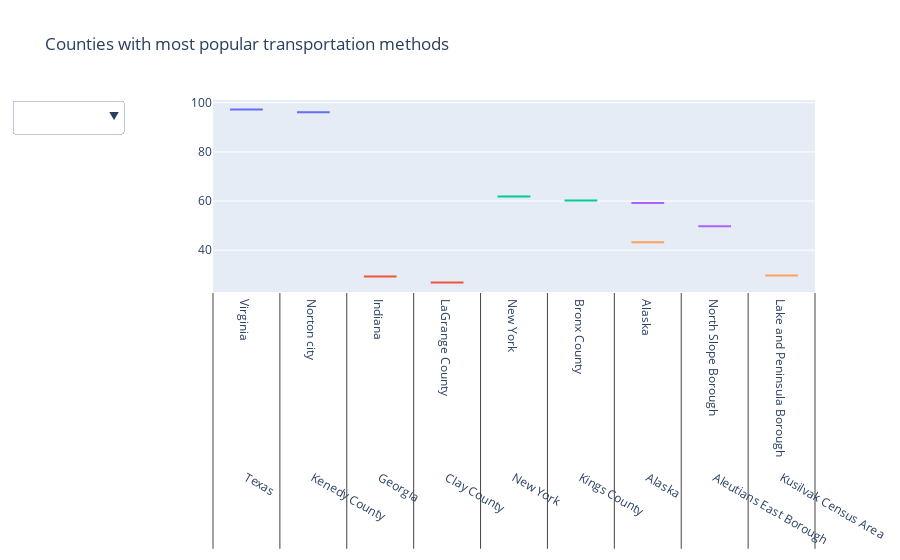
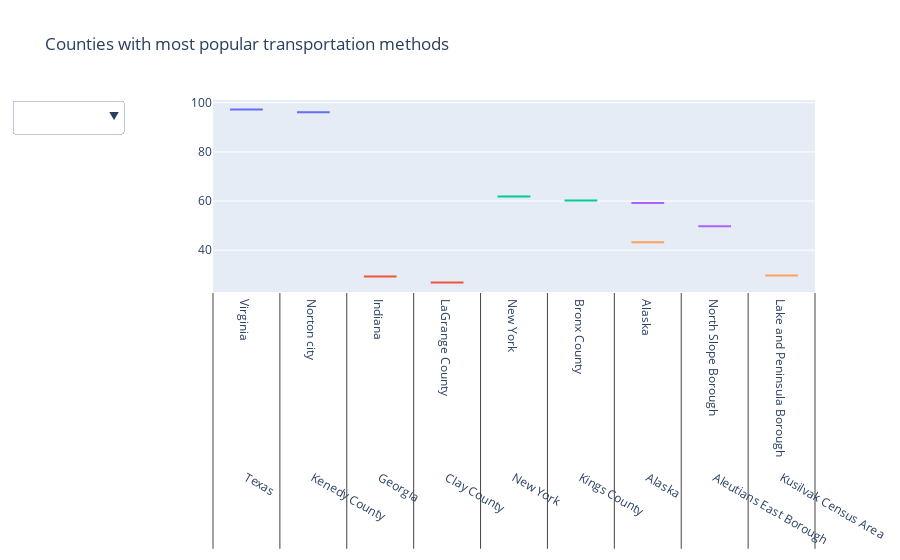

Notebook code for these charts, in order:
### Code cell
for i in fig:
    iplot(fig)

### Figure 1 — Plotly figure (JSON) as saved in the notebook; plotly's stock layout.template omitted (floating-point values rounded to 4 significant figures)
{"data": [{"showlegend": false, "type": "box", "x": [["Texas", "Kenedy County"], ["Virginia", "Norton city"], ["Puerto Rico", "Lajas Municipio"], ["Mississippi", "Issaquena County"], ["Georgia", "Webster County"], ["Puerto Rico", "Lares Municipio"], ["Mississippi", "Carroll County"], ["Puerto Rico", "Hatillo Municipio"], ["Puerto Rico", "Vega Baja Municipio"], ["North Carolina", "Camden County"]], "y": [97.2, 96.1, 94.2, 93.4, 92.8, 92.6, 92.6, 92.4, 92, 91.9]}, {"showlegend": false, "type": "box", "x": [["Georgia", "Clay County"], ["Indiana", "LaGrange County"], ["Texas", "Menard County"], ["Georgia", "Randolph County"], ["Texas", "Cochran County"], ["Texas", "Garza County"], ["Texas", "Zapata County"], ["Arkansas", "Sevier County"], ["Nevada", "Lander County"], ["Texas", "San Saba County"]], "y": [29.3, 26.9, 25.4, 25.1, 24.3, 23.8, 23.8, 23.5, 22.8, 22.5]}, {"showlegend": false, "type": "box", "x": [["New York", "Kings County"], ["New York", "Bronx County"], ["New York", "New York County"], ["New York", "Queens County"], ["New Jersey", "Hudson County"], ["District of Columbia", "District of Columbia"], ["California", "San Francisco County"], ["Massachusetts", "Suffolk County"], ["New York", "Richmond County"], ["Virginia", "Arlington County"]], "y": [61.8, 60.2, 59.4, 51.7, 42.4, 35.4, 34, 32.7, 29.9, 26]}, {"showlegend": false, "type": "box", "x": [["Alaska", "Aleutians East Borough"], ["Alaska", "North Slope Borough"], ["Alaska", "Denali Borough"], ["Alaska", "Kusilvak Census Area"], ["Alaska", "Northwest Arctic Borough"], ["Utah", "Daggett County"], ["Alaska", "Aleutians West Census Area"], ["Alaska", "Yukon-Koyukuk Census Area"], ["Alaska", "Skagway Municipality"], ["Alaska", "Nome Census Area"]], "y": [59.2, 49.7, 46.4, 45.5, 44.6, 42.4, 41.6, 39.8, 37.2, 36.8]}, {"showlegend": false, "type": "box", "x": [["Alaska", "Kusilvak Census Area"], ["Alaska", "Lake and Peninsula Borough"], ["Alaska", "Bethel Census Area"], ["Alaska", "Nome Census Area"], ["Alaska", "Northwest Arctic Borough"], ["Alaska", "Yukon-Koyukuk Census Area"], ["Alaska", "Dillingham Census Area"], ["Colorado", "San Juan County"], ["Florida", "Monroe County"], ["Indiana", "LaGrange County"]], "y": [43.2, 29.7, 26, 21.7, 21.1, 19.2, 14, 13.8, 10.8, 10.4]}], "layout": {"showlegend": false, "title": {"text": "Counties with most popular transportation methods"}, "updatemenus": [{"active": -1, "buttons": [{"args": [{"visible": [true, false, false, false, false]}, {"title": "Top counties for Drive"}], "label": "Drive", "method": "update"}, {"args": [{"visible": [false, true, false, false, false]}, {"title": "Top counties for Carpool"}], "label": "Carpool", "method": "update"}, {"args": [{"visible": [false, false, true, false, false]}, {"title": "Top counties for Transit"}], "label": "Transit", "method": "update"}, {"args": [{"visible": [false, false, false, true, false]}, {"title": "Top counties for Walk"}], "label": "Walk", "method": "update"}, {"args": [{"visible": [false, false, false, false, true]}, {"title": "Top counties for OtherTransp"}], "label": "OtherTransp", "method": "update"}], "x": -0.15}]}}

### Figure 2 — Plotly figure (JSON) as saved in the notebook; plotly's stock layout.template omitted (floating-point values rounded to 4 significant figures)
{"data": [{"showlegend": false, "type": "box", "x": [["Texas", "Kenedy County"], ["Virginia", "Norton city"], ["Puerto Rico", "Lajas Municipio"], ["Mississippi", "Issaquena County"], ["Georgia", "Webster County"], ["Puerto Rico", "Lares Municipio"], ["Mississippi", "Carroll County"], ["Puerto Rico", "Hatillo Municipio"], ["Puerto Rico", "Vega Baja Municipio"], ["North Carolina", "Camden County"]], "y": [97.2, 96.1, 94.2, 93.4, 92.8, 92.6, 92.6, 92.4, 92, 91.9]}, {"showlegend": false, "type": "box", "x": [["Georgia", "Clay County"], ["Indiana", "LaGrange County"], ["Texas", "Menard County"], ["Georgia", "Randolph County"], ["Texas", "Cochran County"], ["Texas", "Garza County"], ["Texas", "Zapata County"], ["Arkansas", "Sevier County"], ["Nevada", "Lander County"], ["Texas", "San Saba County"]], "y": [29.3, 26.9, 25.4, 25.1, 24.3, 23.8, 23.8, 23.5, 22.8, 22.5]}, {"showlegend": false, "type": "box", "x": [["New York", "Kings County"], ["New York", "Bronx County"], ["New York", "New York County"], ["New York", "Queens County"], ["New Jersey", "Hudson County"], ["District of Columbia", "District of Columbia"], ["California", "San Francisco County"], ["Massachusetts", "Suffolk County"], ["New York", "Richmond County"], ["Virginia", "Arlington County"]], "y": [61.8, 60.2, 59.4, 51.7, 42.4, 35.4, 34, 32.7, 29.9, 26]}, {"showlegend": false, "type": "box", "x": [["Alaska", "Aleutians East Borough"], ["Alaska", "North Slope Borough"], ["Alaska", "Denali Borough"], ["Alaska", "Kusilvak Census Area"], ["Alaska", "Northwest Arctic Borough"], ["Utah", "Daggett County"], ["Alaska", "Aleutians West Census Area"], ["Alaska", "Yukon-Koyukuk Census Area"], ["Alaska", "Skagway Municipality"], ["Alaska", "Nome Census Area"]], "y": [59.2, 49.7, 46.4, 45.5, 44.6, 42.4, 41.6, 39.8, 37.2, 36.8]}, {"showlegend": false, "type": "box", "x": [["Alaska", "Kusilvak Census Area"], ["Alaska", "Lake and Peninsula Borough"], ["Alaska", "Bethel Census Area"], ["Alaska", "Nome Census Area"], ["Alaska", "Northwest Arctic Borough"], ["Alaska", "Yukon-Koyukuk Census Area"], ["Alaska", "Dillingham Census Area"], ["Colorado", "San Juan County"], ["Florida", "Monroe County"], ["Indiana", "LaGrange County"]], "y": [43.2, 29.7, 26, 21.7, 21.1, 19.2, 14, 13.8, 10.8, 10.4]}], "layout": {"showlegend": false, "title": {"text": "Counties with most popular transportation methods"}, "updatemenus": [{"active": -1, "buttons": [{"args": [{"visible": [true, false, false, false, false]}, {"title": "Top counties for Drive"}], "label": "Drive", "method": "update"}, {"args": [{"visible": [false, true, false, false, false]}, {"title": "Top counties for Carpool"}], "label": "Carpool", "method": "update"}, {"args": [{"visible": [false, false, true, false, false]}, {"title": "Top counties for Transit"}], "label": "Transit", "method": "update"}, {"args": [{"visible": [false, false, false, true, false]}, {"title": "Top counties for Walk"}], "label": "Walk", "method": "update"}, {"args": [{"visible": [false, false, false, false, true]}, {"title": "Top counties for OtherTransp"}], "label": "OtherTransp", "method": "update"}], "x": -0.15}]}}
